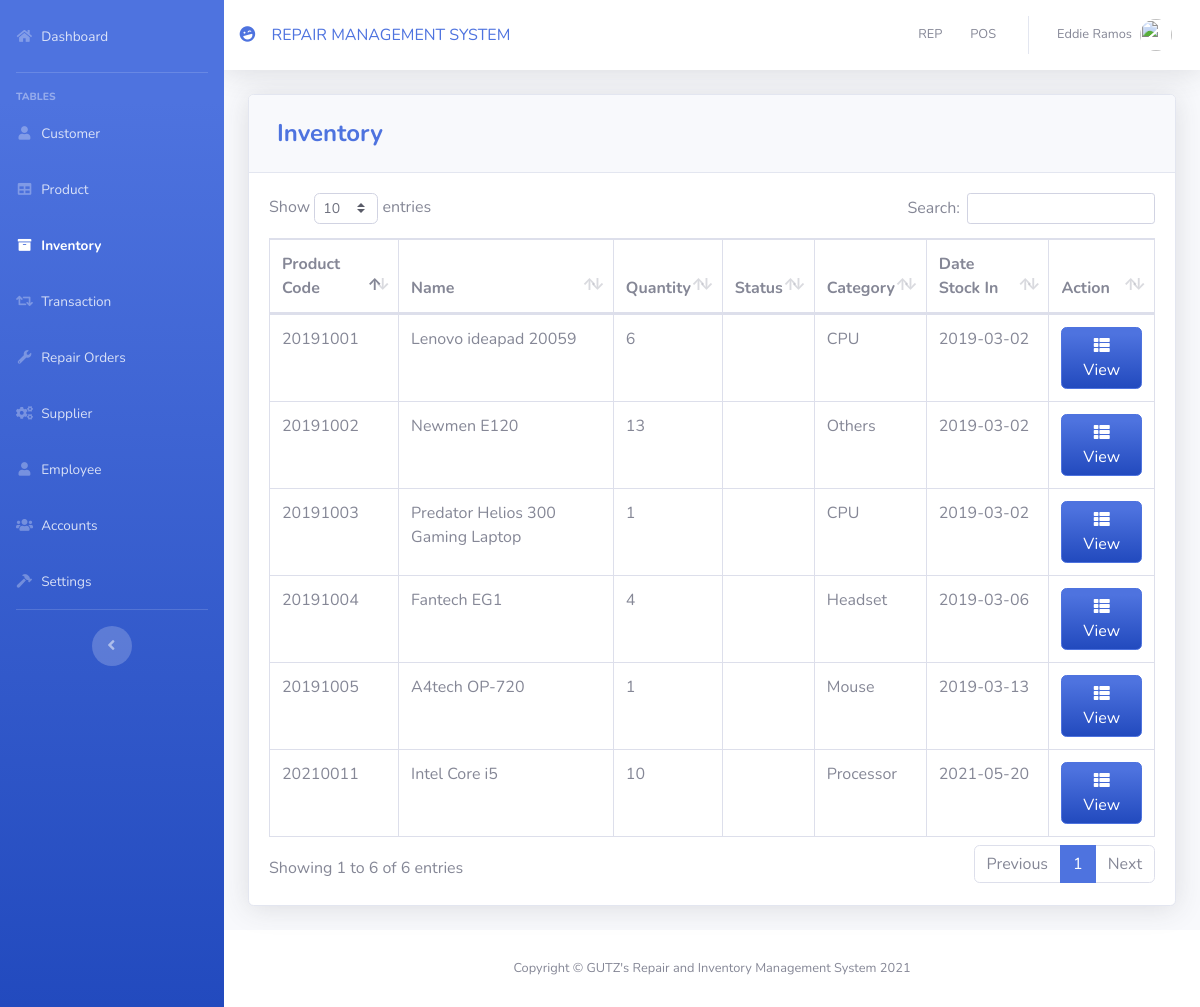
Page /pages/inventory.php (signed in) on the committed database.
### tables this page shows
CREATE TABLE `product` (
  `PRODUCT_ID` int(11) NOT NULL,
  `PRODUCT_CODE` varchar(20) NOT NULL,
  `SERIAL_NO` varchar(255) NOT NULL,
  `NAME` varchar(50) DEFAULT NULL,
  `DESCRIPTION` varchar(250) NOT NULL,
  `QTY_STOCK` int(50) DEFAULT NULL,
  `ISTATUS` varchar(20) DEFAULT NULL,
  `ON_HAND` int(250) NOT NULL,
  `PRICE` int(50) DEFAULT NULL,
  `CATEGORY_ID` int(11) DEFAULT NULL,
  `SUPPLIER_ID` int(11) DEFAULT NULL,
  `DATE_STOCK_IN` varchar(50) NOT NULL
);

CREATE TABLE `category` (
  `CATEGORY_ID` int(11) NOT NULL,
  `CNAME` varchar(50) DEFAULT NULL
);

### pages/inventory.php (the view, shortened to what this page needs)
<?php
$page = 'inventory';
include'../includes/connection.php';
include'../includes/sidebar.php';
?>
            <div class="card shadow mb-4">
            <div class="card-header py-3">
              <h4 class="m-2 font-weight-bold text-primary">Inventory</h4>
            </div>
            <div class="card-body">
              <div class="table-responsive">
                <table class="table table-bordered" id="dataTable" width="100%" cellspacing="0">
               <thead>
                   <tr>
                     <th>Product Code</th>
                     <th>Name</th>
                     <th>Quantity</th>
                     <th>Status</th>
                     <th>Category</th>
                     <th>Date Stock In</th>
                     <th>Action</th>
                   </tr>
               </thead>
          <tbody>
<?php
    $query = 'SELECT PRODUCT_ID, PRODUCT_CODE, NAME, COUNT(`QTY_STOCK`) AS "QTY_STOCK", ISTATUS, COUNT(`ON_HAND`) AS "ON_HAND", CNAME, DATE_STOCK_IN FROM product p join category c on p.CATEGORY_ID=c.CATEGORY_ID GROUP BY PRODUCT_CODE';
        $result = mysqli_query($db, $query) or die (mysqli_error($db));
            while ($row = mysqli_fetch_assoc($result)) {
                echo '<tr>';
                echo '<td>'. $row['PRODUCT_CODE'].'</td>';
                echo '<td>'. $row['NAME'].'</td>';
                echo '<td>'. $row['QTY_STOCK'].'</td>';
                echo '<td>'. $row['ISTATUS']. '</td>';
                echo '<td>'. $row['CNAME'].'</td>';
                echo '<td>'. $row['DATE_STOCK_IN'].'</td>';
                      echo '<td align="right">
                              <a type="button" class="btn btn-primary bg-gradient-primary" href="inv_searchfrm.php?action=edit & id='.$row['PRODUCT_CODE'] . '"><i class="fas fa-fw fa-th-list"></i> View</a>
                          </div> </td>';
                        }
?>
                        </div>
<?php
include'../includes/footer.php';
?>

### includes/sidebar.php (shortened to what this page needs)
<!DOCTYPE html>
<html lang="en">
<head>
  <link href="../vendor/fontawesome-free/css/all.min.css" rel="stylesheet" type="text/css">
  <link href="../css/sb-admin-2.min.css" rel="stylesheet">
  <link href="../vendor/datatables/dataTables.bootstrap4.min.css" rel="stylesheet">
</head>
<body id="page-top" class="mt-20">
  <div id="wrapper"  >
    <ul class="navbar-nav bg-gradient-primary sidebar sidebar-dark accordion" id="accordionSidebar" >
      <li class="nav-item mt-2 <?php if($page === 'dashboard') {echo 'active';}?>">
        <a class="nav-link" href="index.php">
          <i class="fas fa-fw fa-home"></i>
          <span>Dashboard</span></a>
      </li>
      <hr class="sidebar-divider mt-2">
      <div class="sidebar-heading">
        Tables
      </div>
      <li class="nav-item <?php if($page === 'customer') {echo 'active';}?>">
        <a class="nav-link" href="customer.php">
          <i class="fas fa-fw fa-user"></i>
          <span>Customer</span></a>
      </li>
      <li class="nav-item <?php if($page === 'product') {echo 'active';}?>">
        <a class="nav-link" href="product.php">
          <i class="fas fa-fw fa-table"></i>
          <span>Product</span></a>
      </li>
      <li class="nav-item <?php if($page === 'inventory') {echo 'active';}?>">
        <a class="nav-link" href="inventory.php">
          <i class="fas fa-fw fa-archive"></i>
          <span>Inventory</span></a>
      </li>
      <li class="nav-item <?php if($page === 'transaction') {echo 'active';}?>">
        <a class="nav-link" href="transaction.php">
          <i class="fas fa-fw fa-retweet"></i>
          <span>Transaction</span></a>
      </li>
      <li class="nav-item <?php if($page === 'repairs') {echo 'active';}?>">
        <a class="nav-link" href="repairs.php">
          <i class="fas fa-fw fa-wrench"></i>
          <span>Repair Orders</span></a>
      </li>
      <li class="nav-item <?php if($page === 'supplier') {echo 'active';}?>">
        <a class="nav-link" href="supplier.php">
          <i class="fas fa-fw fa-cogs"></i>
          <span>Supplier</span></a>
      </li>
       <li class="nav-item <?php if($page === 'employee') {echo 'active';}?>">
        <a class="nav-link" href="employee.php">
          <i class="fas fa-fw fa-user"></i>
          <span>Employee</span></a>
      </li>
      <li class="nav-item <?php if($page === 'accounts') {echo 'active';}?>">
        <a class="nav-link" href="user.php">
          <i class="fas fa-fw fa-users"></i>
          <span>Accounts</span></a>
      </li>
      <li class="nav-item <?php if($page === 'settings') {echo 'active';}?>">
        <a class="nav-link" href="custom.php">
          <i class="fas fa-fw fa-hammer"></i>
          <span>Settings</span></a>
      </li>
      <hr class="sidebar-divider d-none d-md-block">
      <div class="text-center d-none d-md-inline">
        <button class="rounded-circle border-0" id="sidebarToggle"></button>
      </div>
    </ul>
    <?php include_once 'topbar.php'; ?>

### includes/topbar.php (shortened to what this page needs)
<div id="content-wrapper" class="d-flex flex-column ">
  <div id="content">
    <nav class="navbar navbar-expand navbar-light bg-white topbar mb-4 static-top shadow ">
    <div class="sidebar-brand-icon rotate-n-15 text-primary mr-0">
      <i class="fas fa-laugh-wink"></i>
    </div>
    <div> <div class="sidebar-brand-text mx-3 text-primary text-uppercase">Repair Management System</div></div>
      <ul class="navbar-nav ml-auto">
        <li  class="nav-item dropdown no-arrow">
          <a class="nav-link" href="rep.php" role="button">
            <span class="mr-1 d-none d-lg-inline text-gray-600 small">REP</span>
          </a>
        </li>
        <li class="nav-item dropdown no-arrow">
          <a class="nav-link" href="pos.php" role="button">
            <span class="mr-1 d-none d-lg-inline text-gray-600 small">POS</span>
          </a>
        </li>
        <li class="nav-item dropdown no-arrow">
          <a class="nav-link dropdown-toggle" href="#" id="userDropdown" role="button" data-toggle="dropdown" aria-haspopup="true" aria-expanded="false">
            <span class="mr-2 d-none d-lg-inline text-gray-600 small"><?php echo  $_SESSION['FIRST_NAME']. ' '.$_SESSION['LAST_NAME'] ;?></span>
            <img class="img-profile rounded-circle"
            <?php
              if($_SESSION['GENDER']=='Male'){
                echo 'src="https://encrypted-tbn0.gstatic.com/images?q=tbn:ANd9GcTS0rikanm-OEchWDtCAWQ_s1hQq1nOlQUeJr242AdtgqcdEgm0Dg"';
              }else{
                echo 'src="https://encrypted-tbn0.gstatic.com/images?q=tbn:ANd9GcSNngF0RFPjyGl4ybo78-XYxxeap88Nvsyj1_txm6L4eheH8ZBu"';
              }
            ?>>
          </a>
        </li>
      </ul>
    </nav>
    <div class="container-fluid">

### includes/footer.php (shortened to what this page needs)
      <footer class="sticky-footer bg-white">
        <div class="container my-auto">
          <div class="copyright text-center my-auto">
              <span>Copyright © GUTZ's Repair and Inventory Management System 2021</span>
          </div>
        </div>
      </footer>
</body>
</html>

### rows in the picture
product: PRODUCT_CODE "20191001", NAME "Lenovo ideapad 20059", QTY_STOCK "6", CATEGORY_ID.CNAME "CPU", DATE_STOCK_IN "2019-03-02"
product: PRODUCT_CODE "20191002", NAME "Newmen E120", QTY_STOCK "13", CATEGORY_ID.CNAME "Others", DATE_STOCK_IN "2019-03-02"
product: PRODUCT_CODE "20191003", NAME "Predator Helios 300 Gaming Laptop", QTY_STOCK "1", CATEGORY_ID.CNAME "CPU", DATE_STOCK_IN "2019-03-02"
product: PRODUCT_CODE "20191004", NAME "Fantech EG1", QTY_STOCK "4", CATEGORY_ID.CNAME "Headset", DATE_STOCK_IN "2019-03-06"
product: PRODUCT_CODE "20191005", NAME "A4tech OP-720", QTY_STOCK "1", CATEGORY_ID.CNAME "Mouse", DATE_STOCK_IN "2019-03-13"
product: PRODUCT_CODE "20210011", NAME "Intel Core i5", QTY_STOCK "10", CATEGORY_ID.CNAME "Processor", DATE_STOCK_IN "2021-05-20"

### other values in the picture
$_SESSION['FIRST_NAME'] "Eddie"
$_SESSION['LAST_NAME'] "Ramos"
